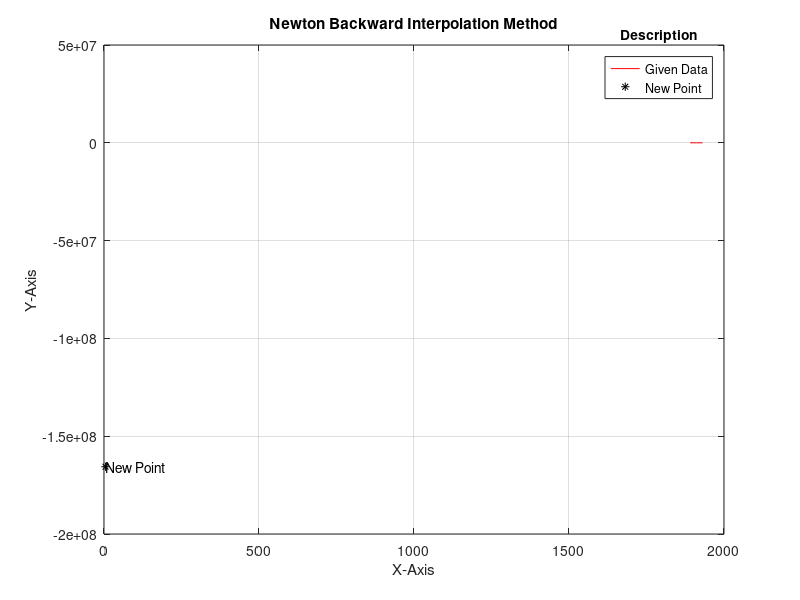

Write MATLAB code to recreate this figure.
clear all
clc
A = [1891, 1901, 1911, 1921, 1931];
B = [46, 66, 81, 93, 101];
l = length(B);
newMat = B';
for column = 2 : l
    for row = l : -1 : column
        newMat(row, column) = newMat(row, column - 1) - newMat(row - 1, column -1);
    end
end
disp('Backward Difference Table')
disp([A', newMat])
y = B(l);
h = A(l) - A(l - 1);
x = input("Enter a Point: ");
u = (x - A(l)) / h;
term = 1;
for i = 2 : l
   term = term * (u - 2 + i);  
   y = y + (term / factorial(i - 1)) * newMat(l, i);
end
fprintf("Newton Backward Interpolation Value at (X = %d): %.4f\n", x, y);
plot(A, B, 'red');
hold on
plot(x, y, 'black*')
text(x + 1, y, 'New Point')
title('Newton Backward Interpolation Method')
title(legend, 'Description')
legend('Given Data', 'New Point')
xlabel('X-Axis'); ylabel('Y-Axis')
grid on
hold off
function fact = factorial(n)
fact = 1;
while(n > 1)
    fact = fact * n;
    n = n - 1;
end
end